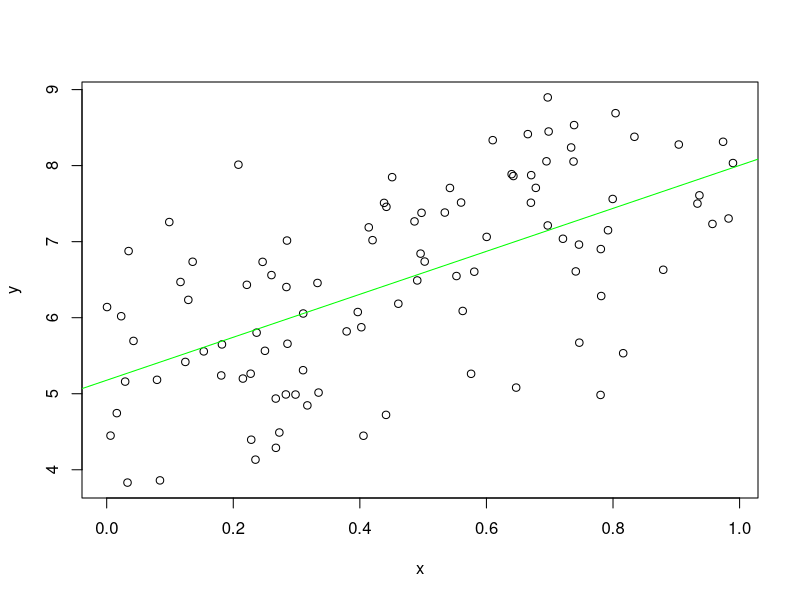
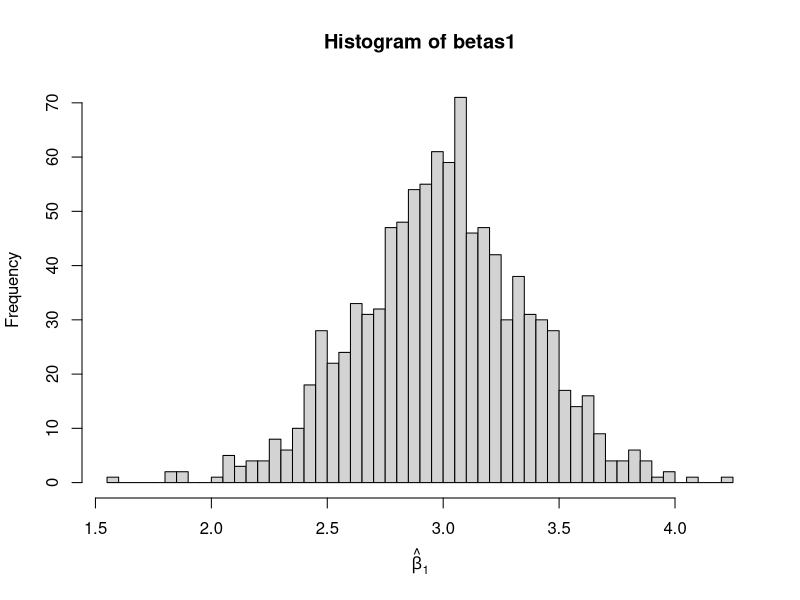
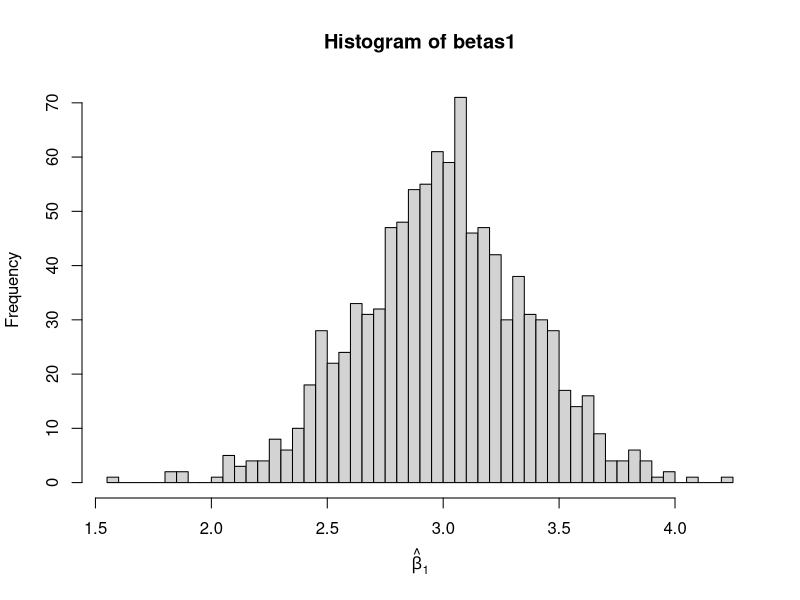
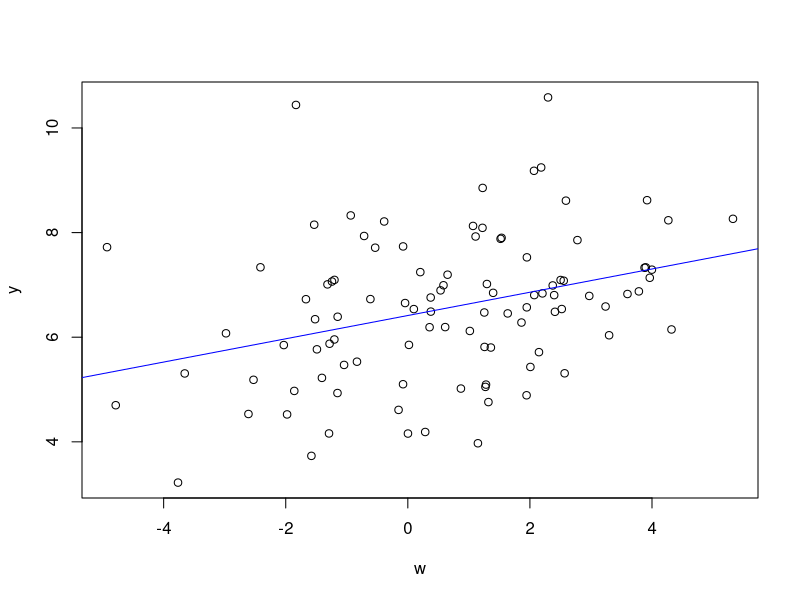
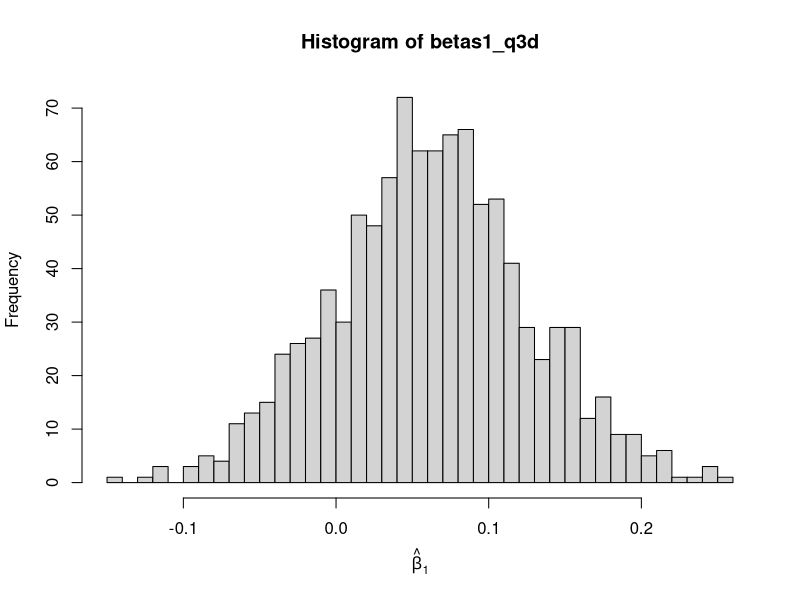
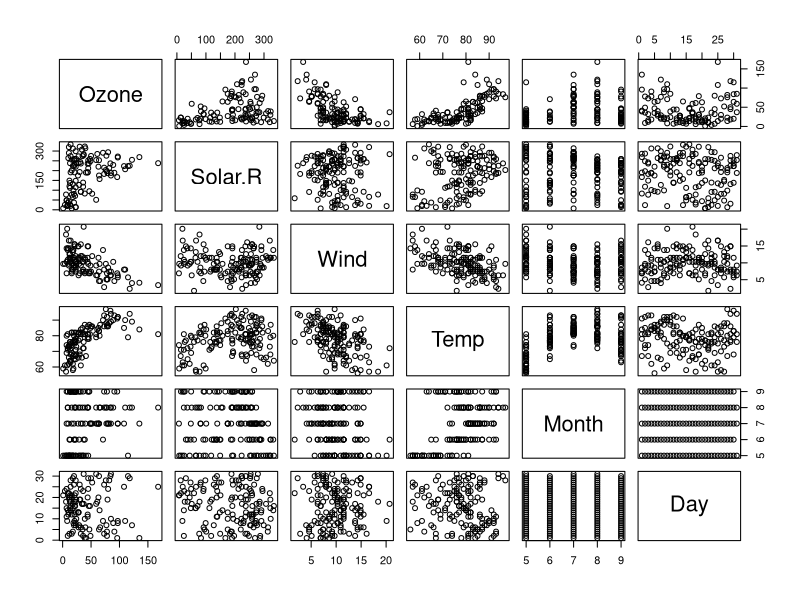
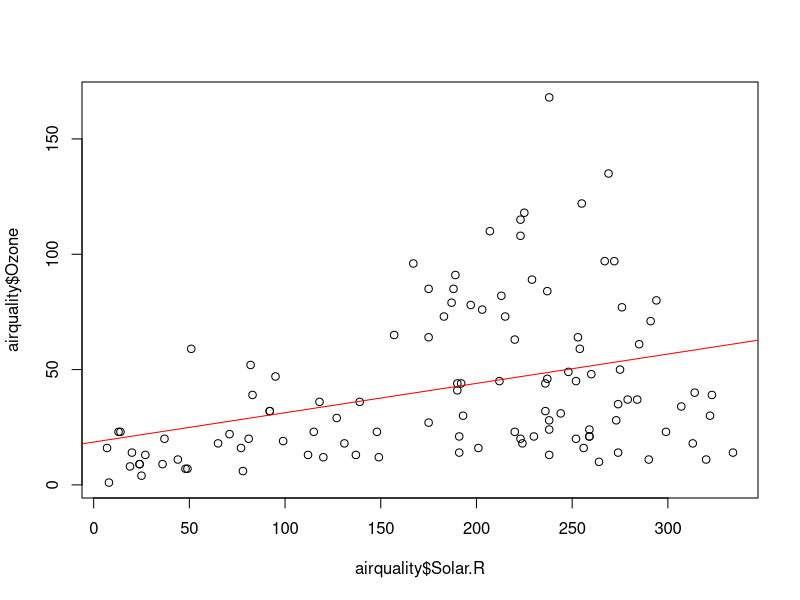
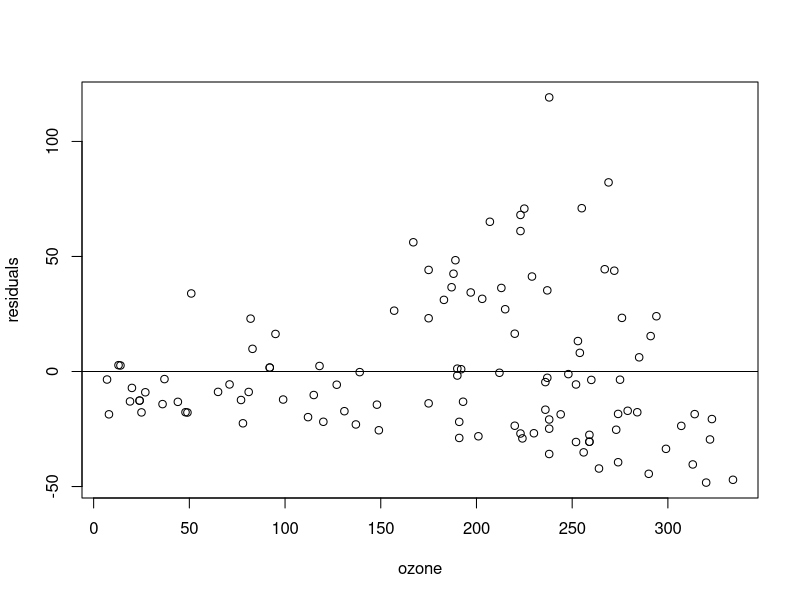

Recreate these plots in R, in order.
# Q3: Simulation Problems

# a) generate data following linear regression and plot it

n <- 100
b0 <- 5
b1 <- 3

x <- runif(n, 0, 1)
y <- b0 + b1 * x + rnorm(n, 0, 1)

reg <- lm(y~x)
plot(x, y)
abline(reg$coefficients[1], reg$coefficients[2], col='green')


# b) compute beta1 chapeau and plot histogram

n <- 100
num_iters = 1000
betas1 <- rep(NA, 1, num_iters)

for (i in 1:num_iters) {
  # generate the linear regression
  x <- runif(n, 0, 1)
  y <- b0 + b1 * x + rnorm(n, 0, 1)
  model <- lm(y~x)
  betas1[i] <- model$coefficients[2]
}

# the mean for betas1 is
mean(betas1)

# the histogram
hist(betas1, xlab = expression(hat(beta)[1]), probability = FALSE, 
     breaks = 50, title="histogram of betas 1 with normal errors")


# c) compute beta1 chapeau and plot histogram using cauchy distribution to generate epsilons

betas1_cauchy <- rep(NA, 1, num_iters)
for(i in 1:num_iters) {
  x <- runif(n, 0, 1)
  y <- b0 + b1 * x + rcauchy(n)
  model <- lm(y~x)
  betas1_cauchy[i] <- model$coefficients[2]
}

hist(betas1, xlab = expression(hat(beta)[1]), probability = FALSE, 
     breaks = 50, title="histogram of betas 1 following cauchy errors")

# the histogram is the same

# d) plotting yi and wi

betas1_q3d <- rep(NA, 1, num_iters)
for(i in 1:1000) {
  x <- runif(n, 0, 1)
  w <- x + rnorm(n, 0, 2)
  y <- b0 + b1 * x + rnorm(n, 0, 1)
  model <- lm(y~w)
  betas1_q3d[i] <- model$coefficients[2]
}

# plotting
model <- lm(y~w)
plot(w, y)
abline(model$coefficients[1], model$coefficients[2], col='blue')

# doesn't form a line

# expectancy of betas 1 chapeau
mean(betas1_q3d)

# histogram
hist(betas1_q3d, xlab = expression(hat(beta)[1]),  probability = FALSE, breaks = 50)

# TODO: the effect of having the errors in X: 



# Q4: airquality

data("airquality")

# a) using summary and pairs functions
summary(airquality)
pairs(airquality)

# b) 
plot(airquality$Solar.R, airquality$Ozone)

# it seems that that the two variables are positively correlated


# c) fit a least square regression
model <- lm(Ozone~Solar.R, data=airquality)
abline(model$coefficients[1], model$coefficients[2], col='red')
summary(model)$coefficients
summary(model)


# d) compute the residuals
res <- airquality$Ozone - predict(model, newdata = 
          data.frame(Solar.R = airquality$Solar.R))
plot(airquality$Solar.R, res, ylab="residuals", xlab="ozone")
abline(h=0)

# No, the linear regression assumptions doesn't hold because 
# the graph does not follow homoskedacity: the errors is not constant




